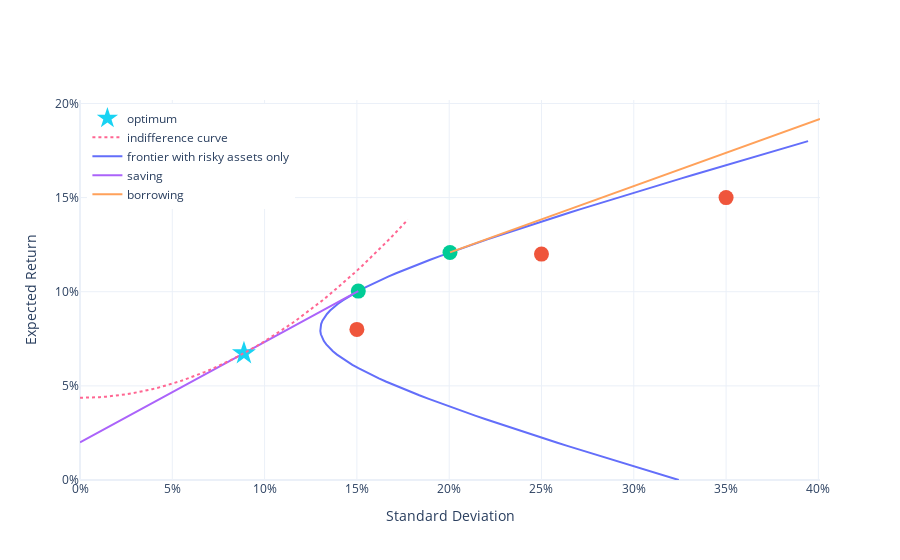

The cell this chart's notebook holds for it:
### Markdown cell above
# FIGURE 1

### Code cell
import plotly.graph_objects as go 

# frontier
string = 'asset 1: %{customdata[0]:.0%}<br>'
string += 'asset 2: %{customdata[1]:.0%}<br>'
string += 'asset 3: %{customdata[2]:.0%}<br>'
string += '<extra></extra>'
tr1 = go.Scatter(
    x=sds,
    y=mns,
    mode="lines",
    customdata=ports,
    hovertemplate=string,
    name="frontier with risky assets only"
)

# three assets
tr2 = go.Scatter( 
    x=sd,
    y=mn,
    text=["Asset 1", "Asset 2", "Asset 3"],
    hovertemplate="%{text}<extra></extra>",
    mode="markers",
    marker=dict(size=15),
    showlegend=False
)

# two tangency portfolios
string = 'asset 1: %{customdata[0]:.0%}<br>'
string += 'asset 2: %{customdata[1]:.0%}<br>'
string += 'asset 3: %{customdata[2]:.0%}<br>'
string += '<extra></extra>'
tr3 = go.Scatter(
    x=[tangs_sd, tangb_sd],
    y=[tangs_mn, tangb_mn],
    customdata=np.array([tangs, tangb]),
    hovertemplate=string,
    mode="markers",
    marker=dict(size=15),
    showlegend=False
)

# efficient portfolios with saving
ports1 = np.arange(0, 1.01, 0.01).reshape(-1, 1) * tangs.reshape(1, -1)
x1 = np.sqrt(np.diag(ports1 @ cov @ ports1.T))
y1 = rs + ports1 @ (mn-rs)
tr4 = go.Scatter(
    x=x1,
    y=y1,
    mode="lines",
    customdata=ports1,
    hovertemplate=string,
    name = "saving"

)

# efficient portfolios with borrowing
ports2 = np.arange(1, 2.01, 0.01).reshape(-1, 1) * tangb.reshape(1, -1)
x2 = np.sqrt(np.diag(ports2 @ cov @ ports2.T))
y2 = rb + ports2 @ (mn-rb)
tr5 = go.Scatter(
    x=x2,
    y=y2,
    mode="lines",
    customdata=ports2,
    hovertemplate=string,
    name="borrowing"
)

# optimal portfolio
tr6= go.Scatter(
    x=[optimum_sd],
    y=[optimum_mn],
    customdata=optimum.reshape(1, -1),
    hovertemplate=string,
    mode="markers",
    marker=dict(size=18, symbol="star"),
    name="optimum",
    legendrank=1
)

# indifference curve
utility = optimum_mn - 0.5 * raver * optimum_sd ** 2
x = np.linspace(0, 2*optimum_sd, 51)
y = utility + 0.5 * raver * x ** 2
string = "equally as good as<br>expected return = %{text:.1%}<br>standard deviation = %{customdata:.1%}<extra></extra>"
tr7 = go.Scatter(
    x=x,
    y=y,
    text=[optimum_mn]*len(x),
    customdata=[optimum_sd]*len(x),
    mode="lines",
    line=dict(dash="dot"),
    hovertemplate=string,
    name="indifference curve",
    legendrank=2,
    )

fig = go.Figure()
for trace in (tr1, tr2, tr3, tr4, tr5, tr6, tr7):
    fig.add_trace(trace)

fig.update_layout(
    xaxis_title="Standard Deviation",
    yaxis_title="Expected Return",
    xaxis_rangemode="tozero",
    yaxis_rangemode="tozero",
    xaxis_tickformat=".0%",
    yaxis_tickformat=".0%",
    template="plotly_white",
    legend=dict(
        xanchor="left",
        yanchor="top",
        y=0.99,
        x=0.01,
    )
) 
fig.show()
